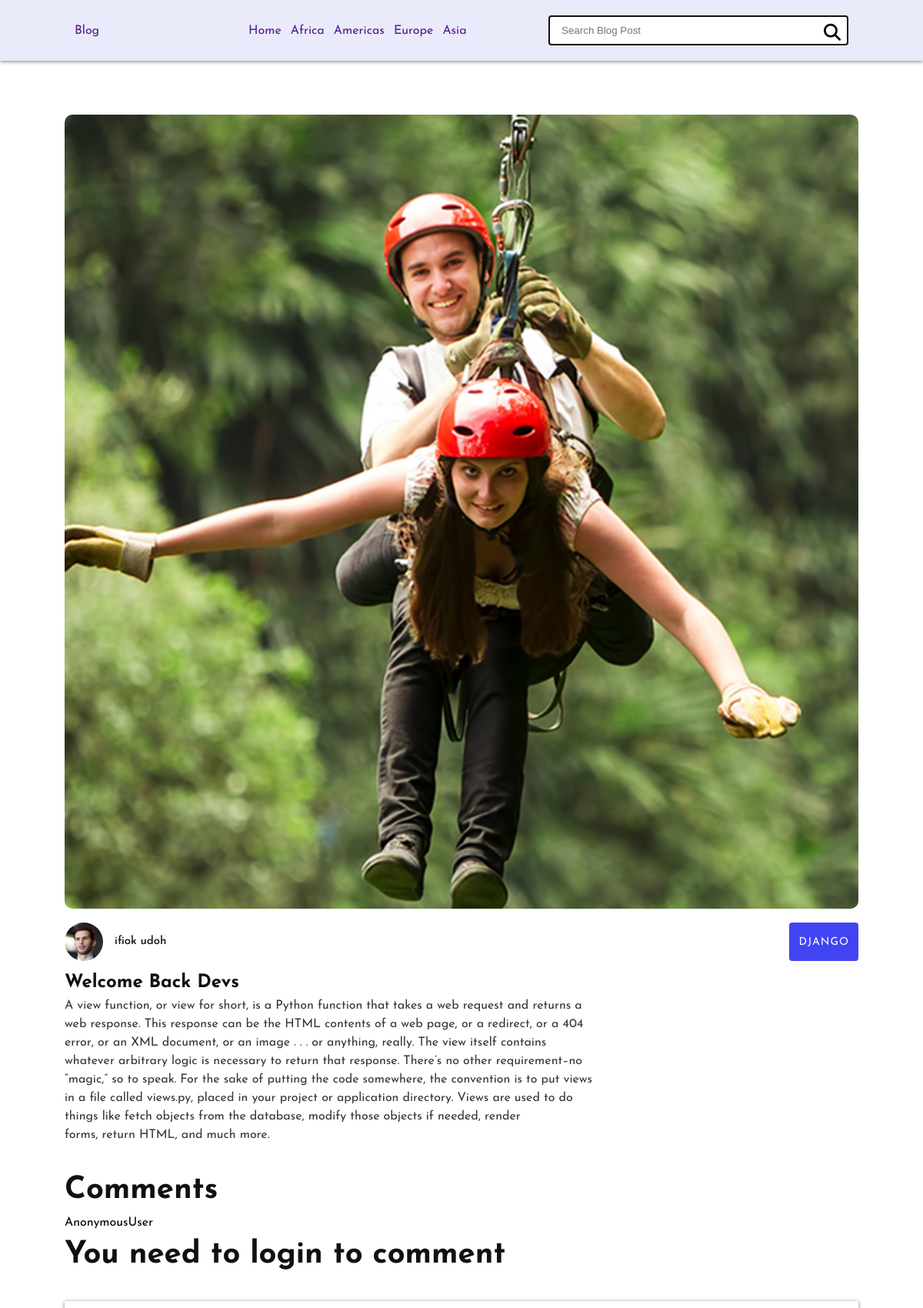
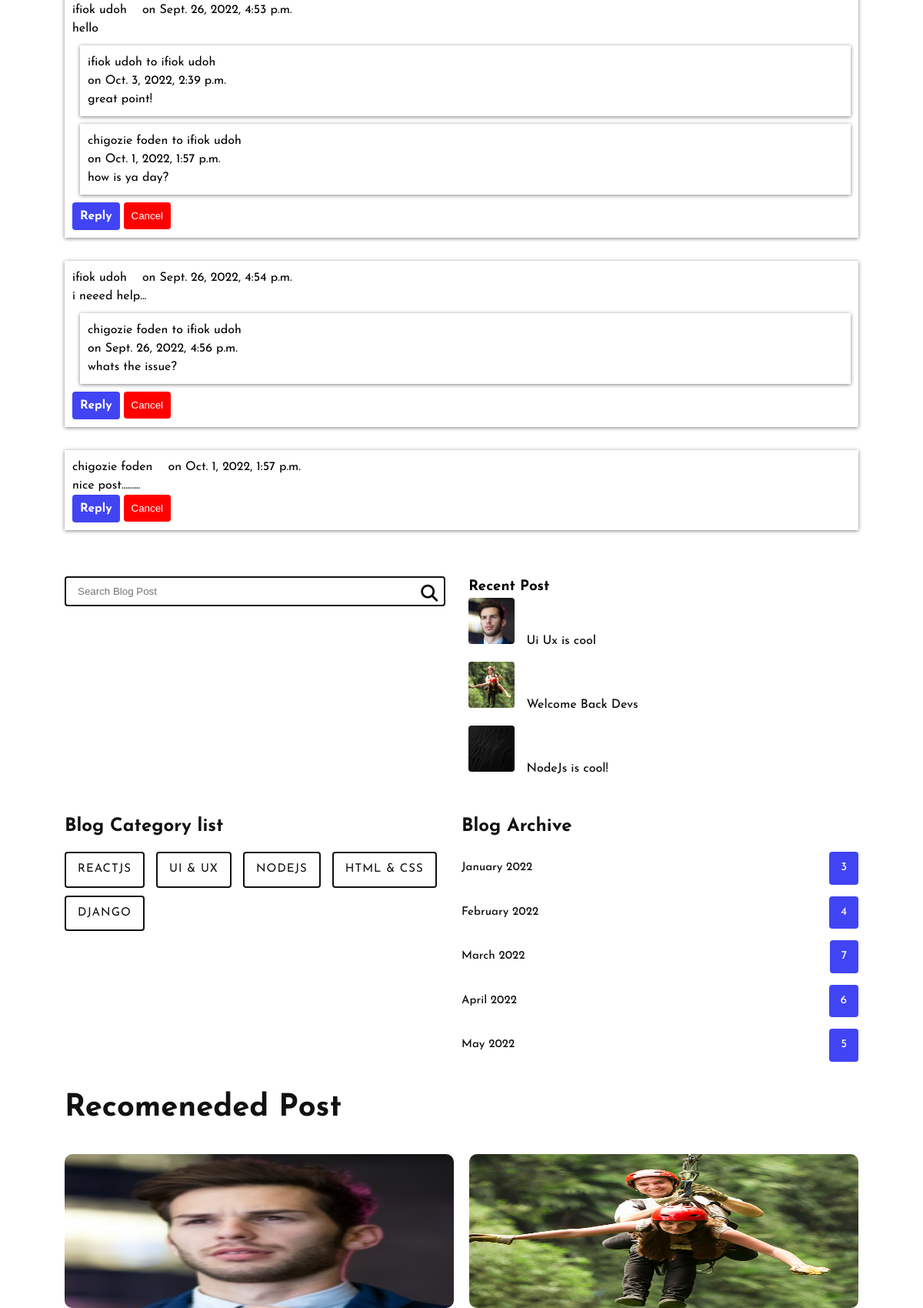
The page /Post-detail/7/ (upper part) on the database its author committed (2 pictures, top to bottom).
### Blog/models.py (models this page shows, shortened)
class Post(models.Model):
    objects = models.Manager() # The default manager.
    published = PublishedManager() # Our custom manager.
    category = models.ForeignKey(Categories,on_delete=models.CASCADE,default='')
    STATUS_CHOICES = (
    ('draft', 'Draft'),
    ('published', 'Published'),
    )
    tags = TaggableManager()
    image = models.ImageField(upload_to='featured_image/%Y/%m/%d/',default = '')
    title = models.CharField(max_length=250)
    slug = models.SlugField(max_length=250, unique_for_date='publish')
    author = models.ForeignKey(BlogAuthor,on_delete=models.CASCADE,related_name='blog_posts')
    body= RichTextUploadingField()
    publish = models.DateTimeField(default=timezone.now)
    created = models.DateTimeField(auto_now_add=True)
    updated = models.DateTimeField(auto_now=True)
    status = models.CharField(max_length=10,choices=STATUS_CHOICES,default='draft')
    class Meta:
        ordering = ('-publish',)

class BlogAuthor(models.Model):
    user = models.OneToOneField(myuser, on_delete=models.CASCADE, blank=True, null=True)
    image = models.ImageField(upload_to="profile_pics/", blank=True, null=True)
    bio = models.TextField(blank=True, null=True)
    def __str__(self):
        return f'{self.user}'

class myuser(AbstractBaseUser, PermissionsMixin):
    email = models.EmailField(unique=True)
    first_name = models.CharField(max_length=40,blank=False)
    last_name = models.CharField(max_length=40,blank=False)
    date_joined = models.DateTimeField(auto_now_add=True)
    is_staff = models.BooleanField(default=False)
    is_active = models.BooleanField(default=True)
    USERNAME_FIELD = 'email'
    REQUIRED_FIELDS = ['first_name','last_name',]
    objects = CustomUserManager()
    def __str__(self):
        return f'{self.first_name} {self.last_name}'

class Categories(models.Model):
    title = models.CharField(max_length=100)
    def __str__(self):
        return f'{self.title}'

class BlogComment(models.Model):
    post = models.ForeignKey(Post,on_delete=models.CASCADE,related_name = 'comments')
    User = models.ForeignKey(myuser,on_delete=models.CASCADE,default = '')
    body = models.TextField()
    created = models.DateTimeField(auto_now_add=True)
    updated = models.DateTimeField(auto_now_add=True)
    active = models.BooleanField(default=True)#manually deactivate inappropriate post from admin site
    parent = models.ForeignKey('self',null=True,blank=True,related_name='replies',on_delete=models.CASCADE)
    class Meta:
        ordering = ['created']
    @property
    def children(self):
        return BlogComment.objects.filter(parent = self).reverse()
    @property
    def is_parent(self):
        if self.parent is None:
            return True
        return False

### Blog/views.py (the view, shortened to what this page needs)
# urls.py: path('Post-detail/<int:pk>/',views.Post_Detail, name='Post_Detail'),
def Post_Detail(request,pk):
    post = Post.objects.get(id = pk)
    comments = post.comments.filter(active = True)
    recent_posts  = Post.objects.filter(status = 'published')[0:3]
    category = Categories.objects.all()
    print(request.POST)
    comment_form = CommentForm(data = request.POST)
    return render(request,'Blog/post_detail.html',{'post':post,'recent_posts':recent_posts,'category':category,'comments':comments,'comment_form':comment_form })

### Blog/forms.py
class CommentForm(forms.ModelForm):
    class Meta:
        model = BlogComment
        fields = ('body','parent')

### Blog/templates/Blog/post_detail.html (shortened to what this page needs)
{% load static %}
<!DOCTYPE html>
<html lang="en">
<head>
    <link rel="stylesheet" href="{% static 'css/post_detail.css' %}">
    <link rel="stylesheet" href="https://cdnjs.cloudflare.com/ajax/libs/font-awesome/6.2.0/css/all.min.css" />
</head>
<body >
    <header class="header-area">
        <div class="container">
            <div class="logo">
                <a href="">Blog</a>
            </div>
            <div class="nav-block">
                <div class="navigation--item">
                    <a href="">Home</a>
                    <a href="">Africa</a>
                    <a href="">Americas</a>
                    <a href="">Europe</a>
                    <a href="">Asia</a>
                </div>
                <div class="blog-search">
                    <form action="#">
                        <input type="search" placeholder="Search Blog Post">
                        <button type="submit">
                            <i class="fa-solid fa-magnifying-glass"></i>
                        </button>
                    </form>
                </div>
            </div>
        </div>
    </header>
    <section class="main-area-container" style="margin-top: 70px ;">
        <div class="main-area-wrapper">
            <div class="blog-container">
                <div class="blog-container-wrapper">
                    <div class="blog-card">
                        <img class="card-image" src="{{post.image.url}}" alt="">
                        <div class="blog-item">
                            <div class="blog-list-meta">
                                <a class="blog-author" href="#">
                                    <img src="{{post.author.image.url}}" alt="Blog Author">
                                    <span>{{post.author}}</span>
                                </a>
                                <a class="blog-category" href="#">{{post.category}}</a>
                            </div>
                            <div class="blog-text">
                                <h3>{{post.title}}</h3>
                                <p>{{post.body|safe}}</p>
                            </div>
                        </div>
                    </div>
                   <div class="blog-details-contact-form">
                        <h2>Comments</h2>
                        {{request.user}}
                        {% if user.is_authenticated %}
                        <form action="" method="POST">
                            {% csrf_token %}
                            {{ comment_form.body}}
                           <p>
                                <button type="submit">
                                    Comment
                                    <i class="bi bi-send"></i>
                                </button>
                            </p>
                        </form>
                        {% else %}
                        <h2>You need to login to comment</h2>
                        {% endif %}
                        {% for comment in comments %}
                        {% if comment.is_parent %}
                        <div class="comment-container">
                            <div class="comment-wrapper">
                                <div class="author-card">
                                    <p>{{comment.User}}</p>
                                    <p>on {{comment.created}}</p>
                                </div>
                                <p>{{comment.body|linebreaks}}</p>
                                {% for reply in comment.children %}
                                <div id="reply-card">
                                    <p>{{reply.User}} to {{comment.User}}</p>
                                    <p>on {{reply.created}}</p>
                                    <p>{{reply.body}}</p>
                                </div>
                                {% endfor %}
                                <button class="submit-btn" onclick="handleReply({{comment.id}})">
                                    <h3>Reply</h3>
                                </button>
                                <button class="cancel-btn" type="button" onclick="handleCancel({{comment.id}})" >Cancel</button>
                            </div>
                        </div>
                        {% endif %}
                        {% endfor %}
                   </div>
                </div>
            </div>
            <div class="blog-sidebar">
                <div class="sidebar-container-1">
                    <div class="blog-search-sidebar">
                        <form action="{% url 'Search_Result' %}" method="POST">
                            <input name="query" type="search" placeholder="Search Blog Post" >
                            <button type="submit">
                                <i class="fa-solid fa-magnifying-glass"></i>
                            </button>
                        </form>
                    </div>
                    <div class="sidebar-widget recent-post">
                        <h3>Recent Post</h3>
                        {% for data in recent_posts %}
                        <div class="single-recent-post">
                            <a href="{% url 'Post_Detail' data.pk %}">
                                <img src="{{ data.image.url }}" alt="Recent Post">
                                <span>{{data.title}}</span>
                            </a>
                        </div>
                        {% endfor %}
                    </div>
                </div>
                <div class="sidebar-container-2">
                    <div class="blog-category-list">
                        <h3>Blog Category list</h3>
                        <ul>
                            {% for data in category %}
                                <li><a href="#">{{data.title}}</a></li>
                            {% endfor %}
                        </ul>
                    </div>
                    <div class="blog-archive-list">
                        <h3>Blog Archive</h3>
                        <ul>
                            <li>
                                <a href="#">
                                    <span class="archive-date">January 2022</span>
                                    <span class="archive-post-number">3</span>
                                </a>
                            </li>
                            <li>
                                <a href="#">
                                    <span class="archive-date">February 2022</span>
                                    <span class="archive-post-number">4</span>
                                </a>
                            </li>
                            <li>
                                <a href="#">
                                    <span class="archive-date">March 2022</span>
                                    <span class="archive-post-number">7</span>
                                </a>
                            </li>
                            <li>
                                <a href="#">
                                    <span class="archive-date">April 2022</span>
                                    <span class="archive-post-number">6</span>
                                </a>
                            </li>
                            <li>
                                <a href="#">
                                    <span class="archive-date">May 2022</span>
                                    <span class="archive-post-number">5</span>
                                </a>
                            </li>
                        </ul>
                    </div>
                </div>
            </div>
        </div>
    </section>
    <section class="recommended-area-container">
        <div class="recommended-area-wrapper">
            <h2>Recomeneded Post</h2>
            <div class="recommended-container-wrapper">
                {% for data in recent_posts %}
                    <div class="blog-card">
                        <img class="card-image" src="{{data.image.url}}" alt="">
                    </div>
                {% endfor %}
            </div>
        </div>
    </section>
</body>
</html>

### rows shown on the page
Post: image (picture), author.image (picture), author "ifiok udoh", category "DJANGO", title "Welcome Back Devs", body "A view function, or view for short, is a Python function that takes a web request and returns a web response. This response can be the HTML contents of a web page, or a redirect, or a 404 error, or an XML document, or an image . . . or anything, really. The view itself contains whatever arbitrary logic is necessary to return that response. There’s no other requirement–no “magic,” so to speak. For the sake of putting the code somewhere, the convention is to put views in a file called views.py, placed in your project or application directory. Views are used to do things like fetch objects from the database, modify those objects if needed, render forms, return HTML, and much more."
BlogComment: User "ifiok udoh", created "Sept. 26, 2022, 4:53 p.m.", body "hello"
BlogComment: User "ifiok udoh", created "Oct. 3, 2022, 2:39 p.m.", body "great point!"
BlogComment: User "chigozie foden", created "Oct. 1, 2022, 1:57 p.m.", body "how is ya day?"
BlogComment: User "ifiok udoh", created "Sept. 26, 2022, 4:54 p.m.", body "i neeed help..."
BlogComment: User "chigozie foden", created "Sept. 26, 2022, 4:56 p.m.", body "whats the issue?"
BlogComment: User "chigozie foden", created "Oct. 1, 2022, 1:57 p.m.", body "nice post........."
Post: image (picture), title "Ui Ux is cool"
Post: image (picture), title "NodeJs is cool!"
Categories: title "REACTJS"
Categories: title "UI & UX"
Categories: title "NODEJS"
Categories: title "HTML & CSS"
Categories: title "DJANGO"

### other values the page prints
{{ request.user }} "AnonymousUser"
